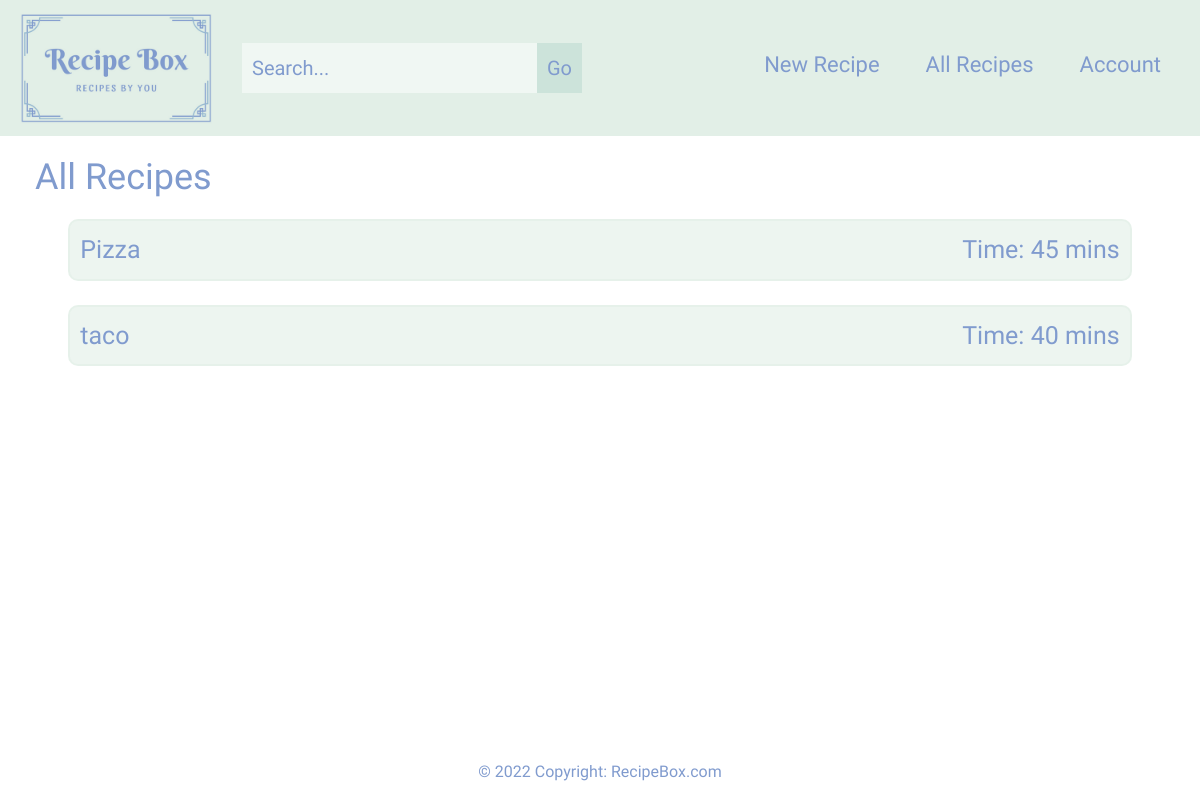
/all_recipes/ (signed in), run on the app's committed database.
### base/models.py (models this page shows, shortened)
class Recipe(models.Model):
    user = models.ForeignKey(settings.AUTH_USER_MODEL, on_delete=models.CASCADE)
    name = models.CharField(max_length = 150)
    slug = models.SlugField(unique=True, blank=True, null=True)
    time_to_make = models.CharField(max_length = 25, default=0)
    timestamp = models.DateTimeField(auto_now_add=True)
    updated = models.DateTimeField(auto_now=True)
    section = models.ForeignKey(Section, related_name='recipes', on_delete=models.PROTECT, null=True, blank=True)
    pinned = models.BooleanField(default=False)
    class Meta:
        verbose_name = ('Recipe')
        verbose_name_plural = ('Recipes')
    def get_absolute_url(self):
        return reverse("individual_recipe", kwargs={"title": self.slug})

### base/views.py (the view)
# urls.py: path("all_recipes/", views.all_recipes, name="all_recipes"),
@login_required
def all_recipes(request):
    recipe_qs = Recipe.objects.filter(user=request.user)
    context = {
        "recipe_list": recipe_qs,
    }
    return render(request, "all_recipes.html", context)

### templates/all_recipes.html (shortened to what this page needs)
{% extends "base.html" %}
{% block page_content %}
<section id="all-recipes">
    <h2>All Recipes</h2>
    <div class="row all-recipes-row">
        {% for x in recipe_list %}
        <div class="col-sm-11 all-sections">
            <p class="all-recipes-text"><a class="col-link" href="{{ x.get_absolute_url }}">{{ x.name }}</a></p>
            <p class="all-recipes-text">Time: {{ x.time_to_make }} mins</p>
        </div>
        {% endfor %}
    </div>
</section>
{% endblock %}

### static/styles/style.css (style rules this page uses)
body, #landing { padding: 0; margin: 0; background: #ffff; font-family: 'Sansita', sans-serif; position: relative; min-height: 100vh; }
.col-link { color: #809bce; }
.col-link:link, .pinned-link:link { text-decoration: none; }
#new-section, #new-recipe, #all-recipes, #search, #individual-section { margin: 20px; color: #809bce; font-size: 22px; }
#new-section h2, #new-recipe h2, #all-recipes h2, #search h2, #individual-section h2 { font-size: 36px; }
.all-recipes-row, .search-row, .individual-section-row { display: flex; justify-content: center; }
.all-sections, .search-sections, .individual-sections { border: 2px solid rgba(226, 239, 231, 0.6); color: #809bce; background-color: rgba(226, 239, 231, 0.6); font-size: 25px; margin: 12px; border-radius: 10px; display: flex; justify-content: space-between; align-items: center; padding: 10px; }
.all-recipes-text, .search-text, .individual-section-text { margin: 0; }
.all-recipes-row, .search-row { display: flex; justify-content: center; }
.all-sections, .search-sections { border: 2px solid rgba(226, 239, 231, 0.6); color: #809bce; background-color: rgba(226, 239, 231, 0.6); font-size: 25px; margin: 12px; border-radius: 10px; display: flex; justify-content: space-between; align-items: center; padding: 10px; }

### data on the page
Recipe: name "Pizza", time_to_make "45"
Recipe: name "taco", time_to_make "40"
